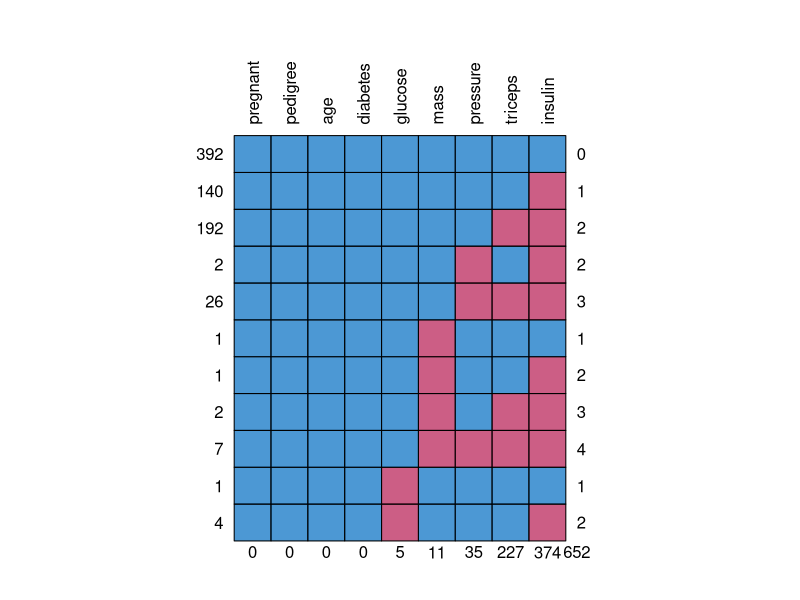
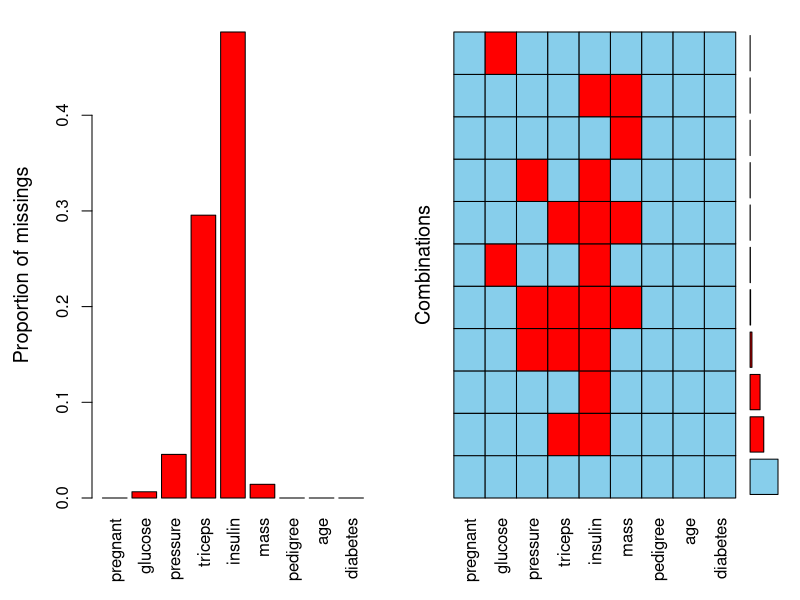
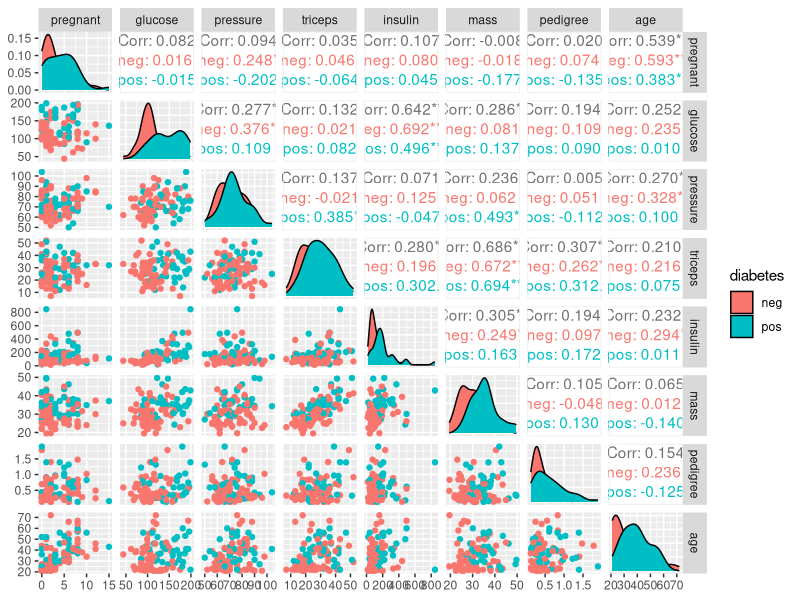
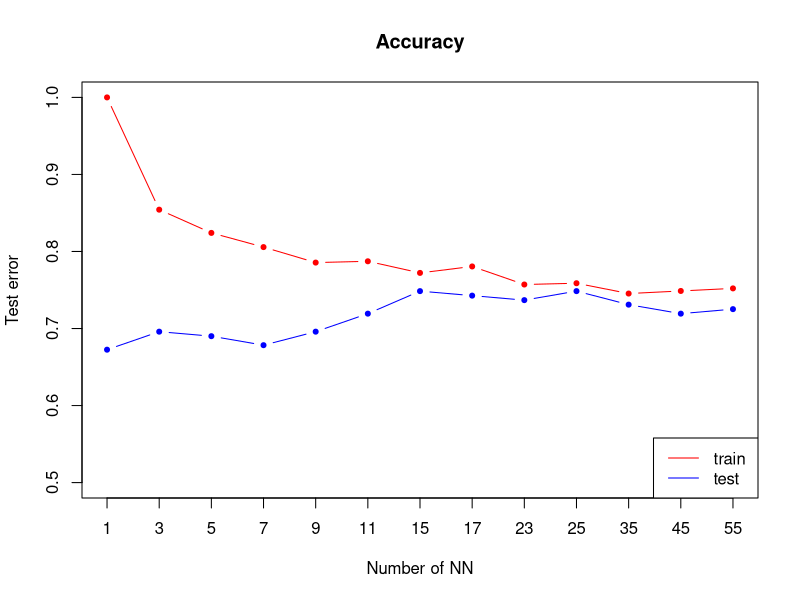
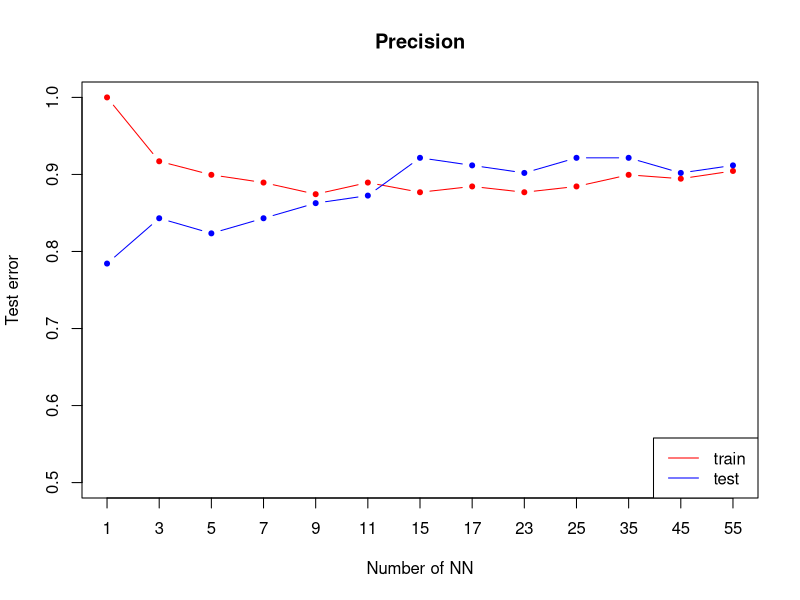
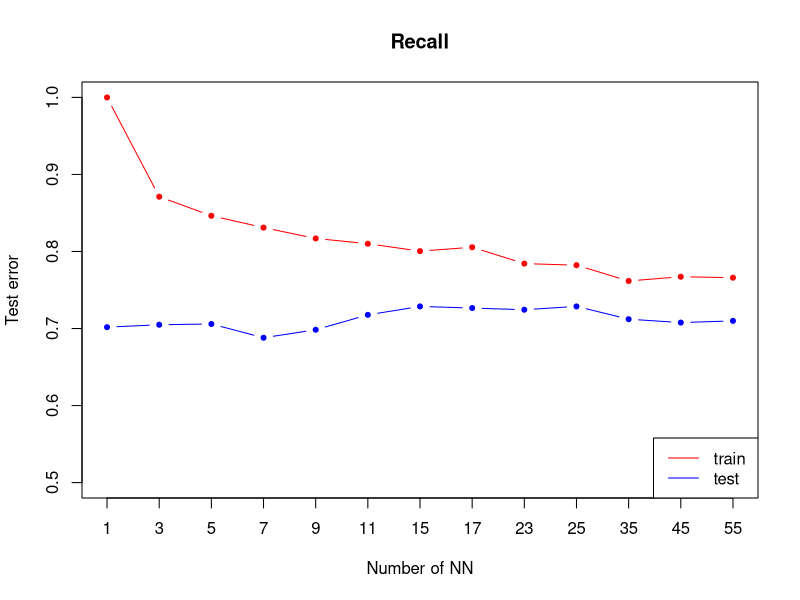
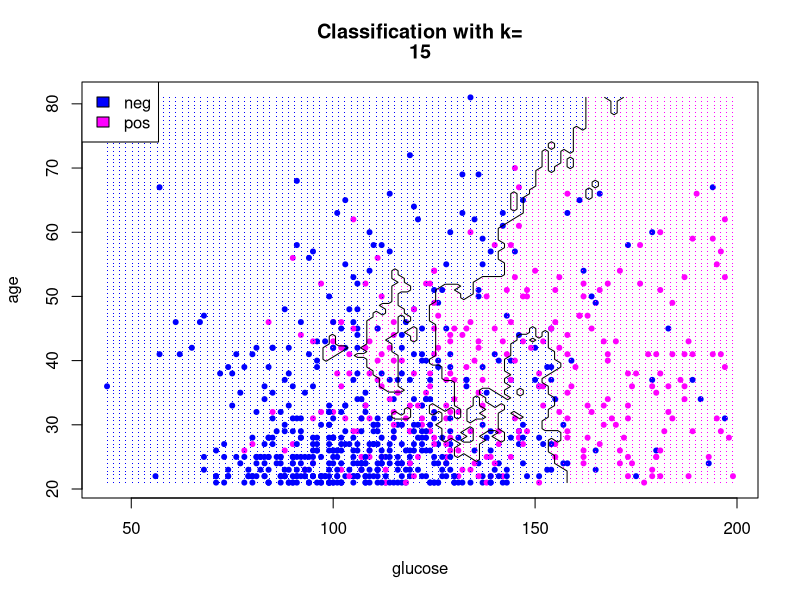
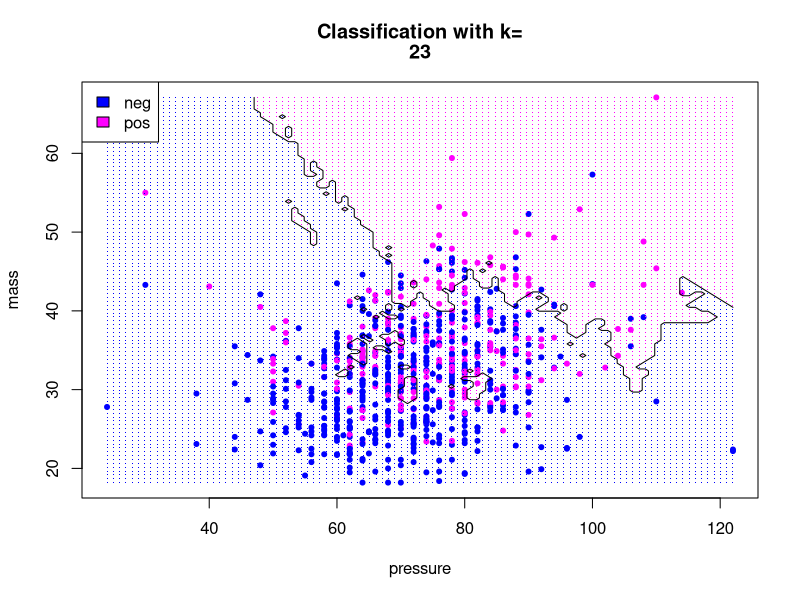

The R source for these figures, in order: (Note: this script raises an error after producing the figures.)
## ---- chunk 1
library("mlbench")
library("caTools")
library("class")
library(mice)
library("VIM")
library(grid)
library("rpart")
library(GGally)


utils::data("PimaIndiansDiabetes2")
data <- PimaIndiansDiabetes2

## ---- chunk 2

set.seed(101) 
md.pattern(data, rotate.names=TRUE)
aggr(data,delimiter=NULL, plot=TRUE)
init = mice(data, maxit=0) 
data <- complete(mice(data, method=init$method, predictorMatrix=init$predictorMatrix, m=5))
## ---- chunk 3
p <- ggpairs(data[sample(1:nrow(data),100),], columns = 1:8, ggplot2::aes(colour=diabetes), lower = list(continuous=wrap("points")), progress=FALSE,legend=1)
p
## ---- chunk 4

sample <- sample.split(data, SplitRatio = 0.8)
train <- subset(data, sample == TRUE)
test  <- subset(data, sample == FALSE)
trainDf <- train[, -9]
testDf <- test[,-9]
## ---- chunk 5


#NA2mean <- function(x) replace(x, is.na(x), mean(x, na.rm = TRUE))
#trainDf <- replace(trainDf, TRUE, lapply(trainDf, NA2mean))
#testDf <- replace(testDf, TRUE, lapply(testDf, NA2mean))

#pred.classes <- knn(trainDf, testDf, train$diabetes, k=5)
#testDf <- cbind(testDf,pred.classes)

## ---- chunk 6
ks <- c(1,3,5,7,9,11,15,17,23,25,35,45,55)# nearest neighbours to try
nks <- length(ks)

accuracy.train <- numeric(length=nks)
accuracy.test <- numeric(length=nks)

precision.train <- numeric(length=nks)
precision.test <- numeric(length=nks)

recall.train <- numeric(length=nks)
recall.test <- numeric(length=nks)
## ---- chunk 7
for (i in seq(along=ks)) {
mod.train <- knn(trainDf,trainDf,k=ks[i],cl=train$diabetes)
confussionMatrixTrain = table(mod.train, train$diabetes)
accuracy.train[i] = sum(mod.train == train$diabetes)/length(train$diabetes)
precision.train[i] = confussionMatrixTrain[1,1]/sum(confussionMatrixTrain[,1])
recall.train[i] = confussionMatrixTrain[1,1]/sum(confussionMatrixTrain[1,])

mod.test <- knn(trainDf, testDf[,-9],k= ks[i],cl= train$diabetes)
confussionMatrixTest = table(mod.test, test$diabetes)
accuracy.test[i] = sum(mod.test == test$diabetes)/length(test$diabetes)
precision.test[i] = confussionMatrixTest[1,1]/sum(confussionMatrixTest[,1])
recall.test[i] = confussionMatrixTest[1,1]/sum(confussionMatrixTest[1,])
}
## ---- chunk 8
plot(accuracy.train,xlab="Number of NN",ylab="Test error",type="n",xaxt="n", ylim=c(0.5, 1),  main="Accuracy")
axis(1, 1:length(ks), as.character(ks))
lines(accuracy.train,type="b",col='red',pch=20)
lines(accuracy.test,type="b",col='blue',pch=20)
legend("bottomright",lty=1,col=c("red","blue"),legend = c("train ", "test "))
## ---- chunk 9
plot(precision.train,xlab="Number of NN",ylab="Test error",type="n",xaxt="n", ylim=c(0.5, 1),  main="Precision")
axis(1, 1:length(ks), as.character(ks))
lines(precision.train,type="b",col='red',pch=20)
lines(precision.test,type="b",col='blue',pch=20)
legend("bottomright",lty=1,col=c("red","blue"),legend = c("train ", "test "))
## ---- chunk 10
plot(recall.train,xlab="Number of NN",ylab="Test error",type="n",xaxt="n", ylim=c(0.5, 1),  main="Recall")
axis(1, 1:length(ks), as.character(ks))
lines(recall.train,type="b",col='red',pch=20)
lines(recall.test,type="b",col='blue',pch=20)
legend("bottomright",lty=1,col=c("red","blue"),legend = c("train ", "test "))
## ---- chunk 11
col1<-c('blue', 'magenta')

plot.knn <- function(k, indexA, indexB) {
  grid.A <- seq(min(data[,indexA]), max(data[,indexA]), (max(data[,indexA]) - min(data[,indexA])) / 100)
  grid.B <- seq(min(data[,indexB]), max(data[,indexB]), (max(data[,indexB]) - min(data[,indexB])) / 100)
  grid <- expand.grid(grid.A,grid.B)
  colnames(grid) <- colnames(trainDf[, c(indexA, indexB)])
  predicted.classes <- knn(trainDf[, c(indexA, indexB)], grid, train$diabetes, k=k)
  plot(data[, indexA], data[ ,indexB], pch=20, col=col1[as.numeric(data$diabetes)], xlab=colnames(data)[indexA], ylab=colnames(data)[indexB])
  points(grid[, 1], grid[,2], pch='.', col=col1[as.numeric(predicted.classes)])  # draw grid
  legend("topleft", legend=levels(data$diabetes),fill =col1)
  title(c("Classification with k=", k))
  predicted.matrix <- matrix(as.numeric(predicted.classes), length(grid.A), length(grid.B))
  contour(grid.A, grid.B, predicted.matrix, levels=c(1.5), drawlabels=FALSE,add=TRUE)
}

## ---- chunk 12
plot.knn(15, 2, 8)
## ---- chunk 13
plot.knn(23, 3, 6)

## ---- chunk 14
plot.knn(23, 4, 5)
## ---- chunk 15
plot.knn(15, 8, 7)
## ---- chunk 16
res.pca <- prcomp(data[,1:8], scale = TRUE)

plot.knn.pca <- function(k) {
  pca.values <- prcomp(trainDf)$x
  grid.PC1 <- seq(min(pca.values[,1]), max(pca.values[,1]), 5)
  grid.PC2 <- seq(min(pca.values[,2]), max(pca.values[,2]), 1)
  grid <- expand.grid(grid.PC1,grid.PC2)
  colnames(grid) <- c('PC1','PC2')
  predicted.classes <- knn(pca.values[,c(1,2)], grid, train$diabetes, k=k)
  plot(pca.values[,1], pca.values[,2], pch=20, col=col1[as.numeric(train$diabetes)], xlab='PC1', ylab='PC2')
  points(grid$PC1, grid$PC2, pch='.', col=col1[as.numeric(predicted.classes)])  # draw grid
  legend("topleft", legend=levels(data$diabetes),fill =col1)
  title(c("PCA Classification with k=", k))
  
  predicted.matrix <- matrix(as.numeric(predicted.classes), length(grid.PC1), length(grid.PC2))
  contour(grid.PC1, grid.PC2, predicted.matrix, levels=c(1.5), drawlabels=FALSE,add=TRUE)
}
## ---- chunk 17
plot.knn.pca(1)
## ---- chunk 18
plot.knn.pca(7)
## ---- chunk 19
plot.knn.pca(15)
## ---- chunk 20
plot.knn.pca(23)
## ---- chunk 21
plot.knn.pca(50)
## ---- chunk 22
plot.knn.pca(100)
## ---- chunk 23
glm <- glm(diabetes~.,family=binomial(logit),data=train)
summary(glm)
## ---- chunk 24
glm2 <- glm(diabetes~pregnant + glucose + mass + pedigree,family=binomial(logit),data=train)
summary(glm2)
## ---- chunk 25
    predicted.classes.train <- predict(glm2, trainDf, type = "response")
    predicted.classes.train <- sapply(predicted.classes.train, function(x) round(x) + 1)

    confussionMatrixTrain = table(predicted.classes.train, train$diabetes)
    logr.accuracy.train <- (confussionMatrixTrain[1,1] + confussionMatrixTrain[2,2]) / length(predicted.classes.train)
    logr.precision.train <- confussionMatrixTrain[1,1]/sum(confussionMatrixTrain[,1])
    logr.recall.train <- confussionMatrixTrain[1,1]/sum(confussionMatrixTrain[1,])
    
    predicted.classes.test <- predict(glm2, testDf, type = "response")
    predicted.classes.test <- sapply(predicted.classes.test, function(x) round(x) + 1)
    
    confussionMatrixTest <- table(predicted.classes.test, test$diabetes)
    logr.accuracy.test <- (confussionMatrixTest[1,1] + confussionMatrixTest[2,2]) / length(predicted.classes.test)
    logr.precision.test <- confussionMatrixTest[1,1]/sum(confussionMatrixTest[,1])
    logr.recall.test <- confussionMatrixTest[1,1]/sum(confussionMatrixTest[1,])
## ---- chunk 26
plot.logRegression.boundaries <- function(indexA, indexB) {
  grid.A <- seq(min(data[,indexA]), max(data[,indexA]), (max(data[,indexA]) - min(data[,indexA])) / 100)
  grid.B <- seq(min(data[,indexB]), max(data[,indexB]), (max(data[,indexB]) - min(data[,indexB])) / 100)
  grid <- expand.grid(grid.A,grid.B)
  colnames(grid) <- colnames(trainDf[, c(indexA, indexB)])
  
  glm2 <- glm(diabetes~.,family=binomial(logit),data = train[, c(indexA, indexB, 9)])
  predicted.classes <- predict(glm2, grid, type = "response")
  predicted.classes <- lapply(predicted.classes, function(x) round(x) + 1)
  
  plot(data[, indexA], data[ ,indexB], pch=20, col=col1[as.numeric(data$diabetes)], xlab=colnames(data)[indexA], ylab=colnames(data)[indexB])
  
  points(grid[, 1], grid[,2], pch='.', col=col1[as.numeric(predicted.classes)])  # draw grid
  legend("topleft", legend=levels(data$diabetes),fill =col1)
  title(c("Classification with logistic regression"))
  predicted.matrix <- matrix(as.numeric(predicted.classes), length(grid.A), length(grid.B))
  contour(grid.A, grid.B, predicted.matrix, levels=c(1.5), drawlabels=FALSE,add=TRUE)
}
## ---- chunk 27
plot.logRegression.boundaries(2, 8)
## ---- chunk 28
plot.logRegression.boundaries(3, 6)

## ---- chunk 29
plot.logRegression.boundaries(4, 5)
## ---- chunk 30
plot.logRegression.boundaries(8, 7)
## ---- chunk 31
plot.logRegression.pca <- function() {
  pca.values <- prcomp(trainDf)$x
  pca.df <- as.data.frame.matrix(pca.values[,c(1,2)])
  pca.df$diabetes <- train$diabetes
  
  grid.PC1 <- seq(min(pca.values[,1]), max(pca.values[,1]), 5)
  grid.PC2 <- seq(min(pca.values[,2]), max(pca.values[,2]), 1)
  grid <- expand.grid(grid.PC1,grid.PC2)
  colnames(grid) <- c('PC1','PC2')
    
  glm2 <- glm(diabetes~.,family=binomial(logit),data=pca.df)
  predicted.classes <- predict(glm2, grid, type = "response")
  predicted.classes <- lapply(predicted.classes, function(x) round(x) + 1)

  plot(pca.values[,1], pca.values[,2], pch=20, col=col1[as.numeric(train$diabetes)], xlab='PC1', ylab='PC2')
  points(grid$PC1, grid$PC2, pch='.', col=col1[as.numeric(predicted.classes)])  # draw grid
  legend("topleft", legend=levels(data$diabetes),fill =col1)
  title(c("PCA Classification of logistic regression"))
  
  predicted.matrix <- matrix(as.numeric(predicted.classes), length(grid.PC1), length(grid.PC2))
  contour(grid.PC1, grid.PC2, predicted.matrix, levels=c(1.5), drawlabels=FALSE,add=TRUE)
}


plot.logRegression.pca()
## ---- chunk 32
possible_bucket_sizes <- seq(1, 300, 10)
nks <- length(possible_bucket_sizes)

accuracy.train <- numeric(length=nks)
accuracy.test <- numeric(length=nks)

precision.train <- numeric(length=nks)
precision.test <- numeric(length=nks)

recall.train <- numeric(length=nks)
recall.test <- numeric(length=nks)

for(i in seq(1:length(possible_bucket_sizes))){
  cart_model <- rpart(diabetes ~., data = train, method = "class",control = rpart.control(minbucket = possible_bucket_sizes[i]))
  predicted.classes.test <- predict(cart_model, testDf, type = "class")
  predicted.classes.train <- predict(cart_model, trainDf, type = "class")

    confussionMatrixTrain = table(predicted.classes.train, train$diabetes)
    accuracy.train[i] <- mean(predicted.classes.train == train$diabetes)
    precision.train[i] = confussionMatrixTrain[1,1]/sum(confussionMatrixTrain[,1])
    recall.train[i] = confussionMatrixTrain[1,1]/sum(confussionMatrixTrain[1,])

    confussionMatrixTest = table(predicted.classes.test, test$diabetes)
    accuracy.test[i] <- mean(predicted.classes.test == test$diabetes)
    precision.test[i] = confussionMatrixTest[1,1]/sum(confussionMatrixTest[,1])
    recall.test[i] = confussionMatrixTest[1,1]/sum(confussionMatrixTest[1,])
}

## ---- chunk 33
plot(accuracy.train,xlab="Number of items in leafs",ylab="Test error",type="n",xaxt="n", ylim=c(0.5, 1),  main="Accuracy",)
axis(1, 1:length(ks), as.character(ks))
lines(accuracy.train,type="b",col='red',pch=20)
lines(accuracy.test,type="b",col='blue',pch=20)
legend("bottomright",lty=1,col=c("red","blue"),legend = c("train ", "test "))
## ---- chunk 34
plot(precision.train,xlab="Number of items in leafs",ylab="Test error",type="n",xaxt="n", ylim=c(0.5, 1),  main="Precision",)
axis(1, 1:length(ks), as.character(ks))
lines(precision.train,type="b",col='red',pch=20)
lines(precision.test,type="b",col='blue',pch=20)
legend("bottomright",lty=1,col=c("red","blue"),legend = c("train ", "test "))
## ---- chunk 35
plot(recall.train,xlab="Number of items in leafs",ylab="Test error",type="n",xaxt="n", ylim=c(0.5, 1),  main="Recall",)
axis(1, 1:length(ks), as.character(ks))
lines(recall.train,type="b",col='red',pch=20)
lines(recall.test,type="b",col='blue',pch=20)
legend("bottomright",lty=1,col=c("red","blue"),legend = c("train ", "test "))
## ---- chunk 36
plot.treeBoundaries <- function(mb, indexA, indexB) {
  grid.A <- seq(min(data[,indexA]), max(data[,indexA]), (max(data[,indexA]) - min(data[,indexA])) / 100)
  grid.B <- seq(min(data[,indexB]), max(data[,indexB]), (max(data[,indexB]) - min(data[,indexB])) / 100)
  grid <- expand.grid(grid.A,grid.B)
  colnames(grid) <- colnames(trainDf[, c(indexA, indexB)])
  
  cart_model <- rpart(diabetes ~ . , data = train[, c(indexA, indexB, 9)], method = "class",control = rpart.control(minbucket = mb))
  predicted.classes <- predict(cart_model, grid, type = "class")
  
  plot(data[, indexA], data[ ,indexB], pch=20, col=col1[as.numeric(data$diabetes)], xlab=colnames(data)[indexA], ylab=colnames(data)[indexB])
  
  points(grid[, 1], grid[,2], pch='.', col=col1[as.numeric(predicted.classes)])  # draw grid
  legend("topleft", legend=levels(data$diabetes),fill =col1)
  title(c("Classification with minibucket size=", mb))
  predicted.matrix <- matrix(as.numeric(predicted.classes), length(grid.A), length(grid.B))
  contour(grid.A, grid.B, predicted.matrix, levels=c(1.5), drawlabels=FALSE,add=TRUE)
}
## ---- chunk 37
plot.treeBoundaries(23, 2, 8)
## ---- chunk 38
plot.treeBoundaries(23,3, 6)

## ---- chunk 39
plot.treeBoundaries(23,4, 5)
## ---- chunk 40
plot.treeBoundaries(23, 8, 7)
## ---- chunk 41
plot.treeBoundaries.pca <- function(mb) {
  pca.values <- prcomp(trainDf)$x
  pca.df <- as.data.frame.matrix(pca.values[,c(1,2)])
  pca.df$diabetes <- train$diabetes
  
  grid.PC1 <- seq(min(pca.values[,1]), max(pca.values[,1]), 5)
  grid.PC2 <- seq(min(pca.values[,2]), max(pca.values[,2]), 1)
  grid <- expand.grid(grid.PC1,grid.PC2)
  colnames(grid) <- c('PC1','PC2')
    
  cart_model <- rpart(diabetes ~., data = pca.df, method = "class",control = rpart.control(minbucket = mb))
  predicted.classes <- predict(cart_model, grid, type = "class")

  plot(pca.values[,1], pca.values[,2], pch=20, col=col1[as.numeric(train$diabetes)], xlab='PC1', ylab='PC2')
  points(grid$PC1, grid$PC2, pch='.', col=col1[as.numeric(predicted.classes)])  # draw grid
  legend("topleft", legend=levels(data$diabetes),fill =col1)
  title(c("PCA Classification with mini bucket size =", mb))
  
  predicted.matrix <- matrix(as.numeric(predicted.classes), length(grid.PC1), length(grid.PC2))
  contour(grid.PC1, grid.PC2, predicted.matrix, levels=c(1.5), drawlabels=FALSE,add=TRUE)
}
## ---- chunk 42
plot.treeBoundaries.pca(1)
## ---- chunk 43
plot.treeBoundaries.pca(7)
## ---- chunk 44
plot.treeBoundaries.pca(15)
## ---- chunk 45
plot.treeBoundaries.pca(23)
## ---- chunk 46
plot.treeBoundaries.pca(35)
## ---- chunk 47
plot.treeBoundaries.pca(50)
## ---- chunk 48
ml<-lm(as.numeric(diabetes)~pregnant+glucose+pressure+triceps+insulin+mass+pedigree+age, data=train)
summary(ml)

## ---- chunk 49
ml2<-lm(as.numeric(diabetes)~pregnant+glucose+ mass+pedigree, data=train)
summary(ml2)
## ---- chunk 50
    predicted.classes.train <- predict(ml2, trainDf, type = "response")
    predicted.classes.train <- sapply(predicted.classes.train, function(x) round(x))

    confussionMatrixTrain = table(predicted.classes.train, train$diabetes)
    linreg.accuracy.train <- (confussionMatrixTrain[1,1] + confussionMatrixTrain[2,2]) / length(predicted.classes.train)
    linreg.precision.train <- confussionMatrixTrain[1,1]/sum(confussionMatrixTrain[,1])
    linreg.recall.train <- confussionMatrixTrain[1,1]/sum(confussionMatrixTrain[1,])
    
    predicted.classes.test <- predict(ml2, testDf, type = "response")
    predicted.classes.test <- sapply(predicted.classes.test, function(x) round(x))
    
    confussionMatrixTest <- table(predicted.classes.test, test$diabetes)
    linreg.accuracy.test <- (confussionMatrixTest[1,1] + confussionMatrixTest[2,2]) / length(predicted.classes.test)
    linreg.precision.test <- confussionMatrixTest[1,1]/sum(confussionMatrixTest[,1])
    linreg.recall.test <- confussionMatrixTest[1,1]/sum(confussionMatrixTest[1,])
## ---- chunk 51
plot.linreg.boundaries <- function(indexA, indexB) {
  grid.A <- seq(min(data[,indexA]), max(data[,indexA]), (max(data[,indexA]) - min(data[,indexA])) / 100)
  grid.B <- seq(min(data[,indexB]), max(data[,indexB]), (max(data[,indexB]) - min(data[,indexB])) / 100)
  grid <- expand.grid(grid.A,grid.B)
  colnames(grid) <- colnames(trainDf[, c(indexA, indexB)])
  
  ml <- lm(as.numeric(diabetes)~.,data = train[, c(indexA, indexB, 9)])
  predicted.classes <- round(predict(ml, grid, type = "response"))
  
  plot(data[, indexA], data[ ,indexB], pch=20, col=col1[as.numeric(data$diabetes)], xlab=colnames(data)[indexA], ylab=colnames(data)[indexB])
  
  points(grid[, 1], grid[,2], pch='.', col=col1[as.numeric(predicted.classes)])  # draw grid
  legend("topleft", legend=levels(data$diabetes),fill =col1)
  title(c("Classification with linear regression"))
   abline((1.5-ml$coefficients[1])/ml$coefficients[3],-ml$coeficcients[2]/ml$coefficients[3])
}
## ---- chunk 52
plot.linreg.boundaries(2, 8)
## ---- chunk 53
plot.linreg.boundaries(3, 6)

## ---- chunk 54
plot.linreg.boundaries(4, 5)
## ---- chunk 55
plot.linreg.boundaries(8, 7)
## ---- chunk 56
plot.linreg.pca <- function() {
  pca.values <- prcomp(trainDf)$x
  pca.df <- as.data.frame.matrix(pca.values[,c(1,2)])
  pca.df$diabetes <- train$diabetes
  
  grid.PC1 <- seq(min(pca.values[,1]), max(pca.values[,1]), 5)
  grid.PC2 <- seq(min(pca.values[,2]), max(pca.values[,2]), 1)
  grid <- expand.grid(grid.PC1,grid.PC2)
  colnames(grid) <- c('PC1','PC2')
    
  ml <- lm(as.numeric(diabetes)~.,data=pca.df)
  predicted.classes <- round(predict(ml, grid, type = "response"))

  plot(pca.values[,1], pca.values[,2], pch=20, col=col1[as.numeric(train$diabetes)], xlab='PC1', ylab='PC2')
  points(grid$PC1, grid$PC2, pch='.', col=col1[as.numeric(predicted.classes)])  # draw grid
  legend("topleft", legend=levels(data$diabetes),fill =col1)
  title(c("PCA classification of linear regression"))
  
  predicted.matrix <- matrix(as.numeric(predicted.classes), length(grid.PC1), length(grid.PC2))
  contour(grid.PC1, grid.PC2, predicted.matrix, levels=c(1.5), drawlabels=FALSE,add=TRUE)
}


plot.linreg.pca()
